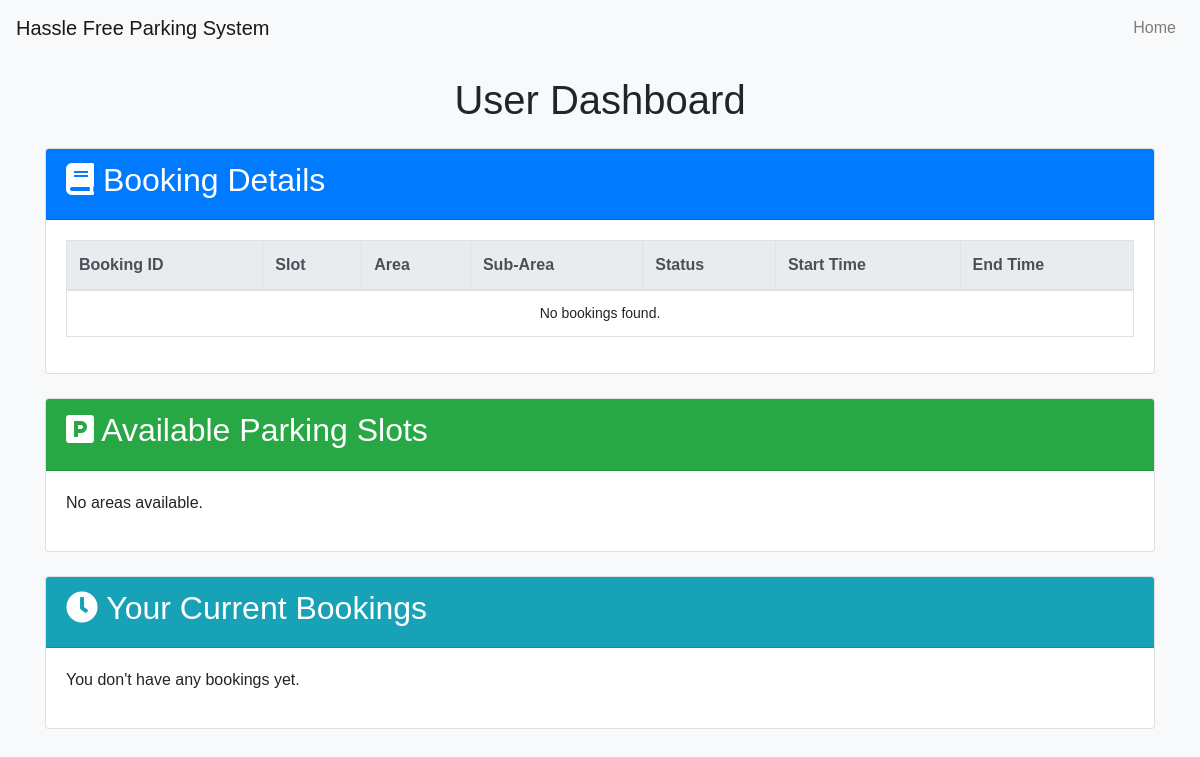
/dashboard/ (signed in), run on an earlier commit of the app's database.
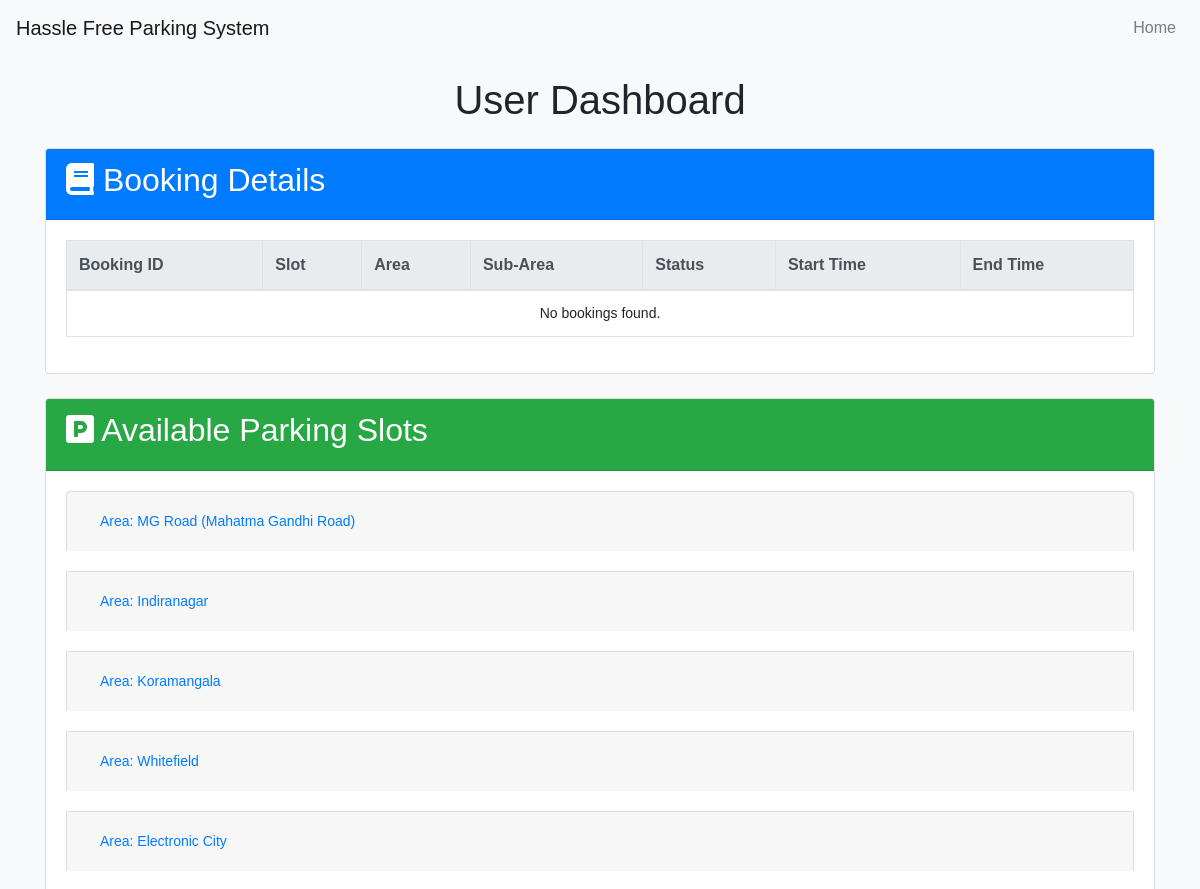
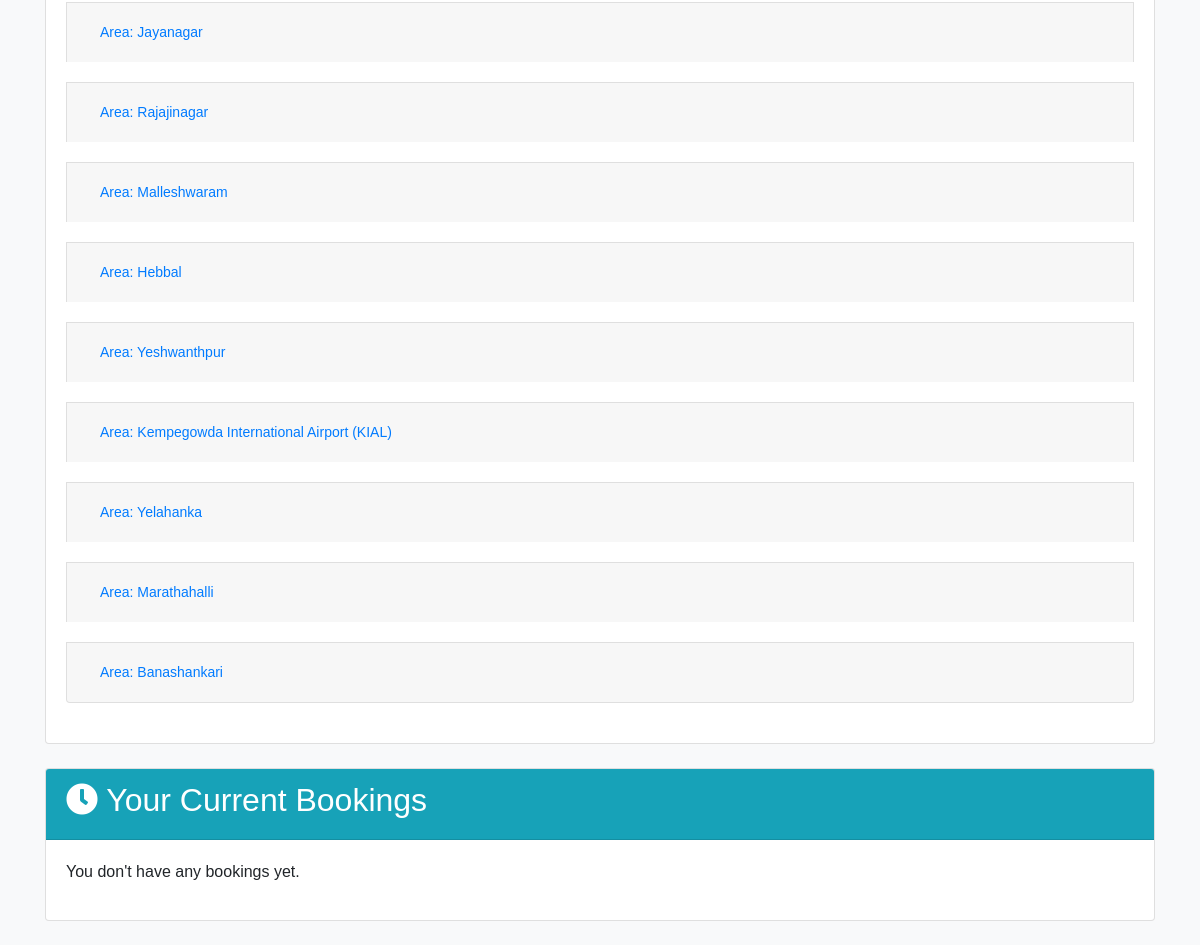
And on a later commit of the database (2 pictures, top to bottom).
### parking/models.py (models this page shows, shortened)
class Area(models.Model):
    name = models.CharField(max_length=100)
    description = models.TextField()

### parking/views.py (the view)
# urls.py: path('dashboard/', views.dashboard, name='dashboard'),  # Dashboard view
@login_required
def dashboard(request):
    current_time = timezone.now()
    Booking.objects.filter(status='reserved', expiry_time__lt=current_time).update(status='completed')
    user_bookings = Booking.objects.filter(user=request.user).order_by('-reservation_time')
    available_slots = ParkingSlot.objects.filter(is_available=True)
    areas = Area.objects.prefetch_related('subareas__parkingslots').all()
    has_unpaid_bookings = Booking.objects.filter(
        user=request.user,
        status='completed',
        paid=False
    ).exists()
    context = {
        'user_bookings': user_bookings,
        'areas': areas,
        'bookings': user_bookings,
        'available_slots': available_slots,
        'has_unpaid_bookings': has_unpaid_bookings,
        'current_time': current_time,
        'user': request.user,
    }
    return render(request, 'parking/dashboard.html', context)

### templates/parking/dashboard.html (shortened to what this page needs)
<!DOCTYPE html>
<html lang="en">
<head>
    <link rel="stylesheet" href="https://stackpath.bootstrapcdn.com/bootstrap/4.5.2/css/bootstrap.min.css">
    <link rel="stylesheet" href="https://cdnjs.cloudflare.com/ajax/libs/font-awesome/5.15.4/css/all.min.css">
</head>
<body>
    <nav class="navbar navbar-expand-lg navbar-light bg-light">
        <a class="navbar-brand" href="{% url 'parking:home' %}">Hassle Free Parking System</a>
        <div class="collapse navbar-collapse" id="navbarNav">
            <ul class="navbar-nav ml-auto">
                <li class="nav-item">
                    <a class="nav-link" href="{% url 'parking:home' %}">Home</a>
                </li>
            </ul>
        </div>
    </nav>
    <div class="container">
        <h1 class="mb-4 text-center">User Dashboard</h1>
        <div class="card mb-4">
            <div class="card-header bg-primary text-white">
                <h2><i class="fas fa-book"></i> Booking Details</h2>
            </div>
            <div class="card-body">
                <table class="table table-bordered table-hover">
                    <thead class="thead-light">
                        <tr>
                            <th>Booking ID</th>
                            <th>Slot</th>
                            <th>Area</th>
                            <th>Sub-Area</th>
                            <th>Status</th>
                            <th>Start Time</th>
                            <th>End Time</th>
                        </tr>
                    </thead>
                    <tbody>
                        {% for booking in user_bookings %}
                            <tr>
                                <td>{{ booking.id }}</td>
                                <td>{{ booking.parking_slot.slot_number }}</td>
                                <td>{{ booking.parking_slot.sub_area.area.name }}</td>
                                <td>{{ booking.parking_slot.sub_area.name }}</td>
                                <td>
                                    <span class="badge
                                        {% if booking.status == 'completed' %}badge-success
                                        {% elif booking.status == 'reserved' %}badge-warning
                                        {% elif booking.status == 'cancelled' %}badge-danger
                                        {% endif %}">
                                        {{ booking.status|title }}
                                    </span>
                                </td>
                                <td>{% if booking.start_time %}{{ booking.start_time|date:"M d, Y H:i" }}{% else %}--{% endif %}</td>
                                <td>{% if booking.end_time %}{{ booking.end_time|date:"M d, Y H:i" }}{% else %}--{% endif %}</td>
                            </tr>
                        {% empty %}
                            <tr>
                                <td colspan="7" class="text-center">No bookings found.</td>
                            </tr>
                        {% endfor %}
                    </tbody>
                </table>
            </div>
        </div>
        <div class="card mb-4">
            <div class="card-header bg-success text-white">
                <h2><i class="fas fa-parking"></i> Available Parking Slots</h2>
            </div>
            <div class="card-body">
                <div class="accordion" id="parkingSlotsAccordion">
                    {% for area in areas %}
                        <div class="card">
                            <div class="card-header" id="heading{{ area.id }}">
                                <h5 class="mb-0">
                                    <button class="btn btn-link" type="button" data-toggle="collapse" data-target="#collapse{{ area.id }}" aria-expanded="true" aria-controls="collapse{{ area.id }}">
                                        Area: {{ area.name }}
                                    </button>
                                </h5>
                            </div>
                        </div>
                    {% empty %}
                        <p>No areas available.</p>
                    {% endfor %}
                </div>
            </div>
        </div>
        <div class="card mb-4">
            <div class="card-header bg-info text-white">
                <h2><i class="fas fa-clock"></i> Your Current Bookings</h2>
            </div>
            <div class="card-body">
                {% if bookings %}
                    <div class="table-responsive">
                        <table class="table table-striped">
                            <thead>
                                <tr>
                                    <th>Status</th>
                                    <th>Actions</th>
                                    <th>Reserved At</th>
                                    <th>Grace Period</th>
                                </tr>
                            </thead>
                            <tbody>
                                {% for booking in bookings %}
                                    <tr>
                                        <td>
                                            <span class="badge rounded-pill
                                                {% if booking.status == 'reserved' %}bg-warning
                                                {% elif booking.status == 'active' %}bg-success
                                                {% elif booking.status == 'completed' %}bg-primary
                                                {% elif booking.status == 'expired' %}bg-danger
                                                {% endif %}">
                                                {{ booking.status|title }}
                                            </span>
                                        </td>
                                        <td>
                                            {% if booking.status == 'reserved' and booking.expiry_time > current_time %}
                                                <form method="post" action="{% url 'parking:start_parking' booking.id %}">
                                                    {% csrf_token %}
                                                    <button type="submit" class="btn btn-success btn-sm">Start Parking</button>
                                                </form>
                                            {% elif booking.status == 'active' %}
                                                <form method="post" action="{% url 'parking:end_parking' booking.id %}">
                                                    {% csrf_token %}
                                                    <button type="submit" class="btn btn-danger btn-sm">End Parking</button>
                                                </form>
                                            {% elif booking.status == 'completed' and not booking.paid %}
                                                <form method="get" action="{% url 'parking:payment_page' booking.id %}">
                                                    {% csrf_token %}
                                                    <button type="submit" class="btn btn-primary btn-sm">Pay Now</button>
                                                </form>
                                            {% elif booking.status == 'completed' %}
                                                <button class="btn btn-secondary btn-sm" disabled>Completed</button>
                                            {% endif %}
                                        </td>
                                        <td>
                                            {% if booking.start_time %}
                                                {{ booking.start_time|date:"M d, Y H:i" }}
                                            {% else %}
                                                --
                                            {% endif %}
                                        </td>
                                        <td>
                                            {% if booking.status == 'reserved' %}
                                                {% if booking.expiry_time > current_time %}
                                                    <span data-expiry-time="{{ booking.expiry_time|date:'Y-m-d H:i:s' }}"></span>
                                                {% else %}
                                                    <span class="text-danger">Completed</span>
                                                {% endif %}
                                            {% elif booking.status == 'active' %}
                                                <span>Active</span>
                                            {% elif booking.status == 'completed' %}
                                                <span>Completed</span>
                                            {% else %}
                                                N/A
                                            {% endif %}
                                        </td>
                                    </tr>
                                {% endfor %}
                            </tbody>
                        </table>
                    </div>
                {% else %}
                    <p>You don't have any bookings yet.</p>
                {% endif %}
            </div>
        </div>
    </div>
</body>
</html>

### templates/parking/dashboard.html (style rules this page uses)
body { background-color: #f8f9fa; font-family: Arial, sans-serif; }
.navbar { margin-bottom: 20px; }
.card { margin-bottom: 20px; }
table { width: 100%; border-collapse: collapse; }
th, td { border: 1px solid #ddd; padding: 8px; text-align: left; }
th { background-color: #f4f4f4; }
td { font-size: 14px; }
.btn { font-size: 14px; }

What changed in the data, as far as the page shows it:
added Area: name "MG Road (Mahatma Gandhi Road)"
added Area: name "Indiranagar"
added Area: name "Koramangala"
added Area: name "Whitefield"
added Area: name "Electronic City"
added Area: name "Jayanagar"
added Area: name "Rajajinagar"
added Area: name "Malleshwaram"
added Area: name "Hebbal"
added Area: name "Yeshwanthpur"
added Area: name "Kempegowda International Airport (KIAL)"
added Area: name "Yelahanka"
added Area: name "Marathahalli"
added Area: name "Banashankari"
Also different on the page:
text no longer shown: "No areas available."
